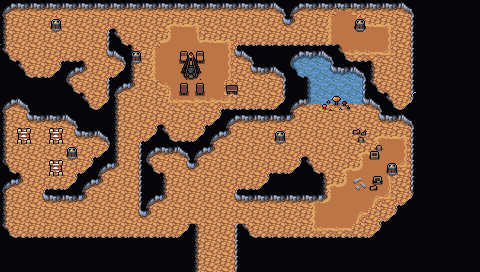

Rendered tile map (Tiled .tmx) drawn with the repository's tilesets; below, a short description and the map source with its tile grids summarised:
An orthogonal 30x17 tile map with 16x16 px tiles, 4 tile layers (Background, Walls, Foreground, Clutter), 3 tilesets and 26 objects.

<map version="1.10" tiledversion="1.10.2" orientation="orthogonal" renderorder="right-down" width="30" height="17" tilewidth="16" tileheight="16" infinite="0" nextlayerid="8" nextobjectid="78">
 <editorsettings>
  <export target="wastetown..tmx" format="tmx" />
 </editorsettings>
 <tileset firstgid="1" source="../../../../common/maps/tileset/main.tsx" />
 <tileset firstgid="10113" source="../../../../common/maps/tileset/buildings.tsx" />
 <tileset firstgid="11905" source="../../../../common/maps/tileset/dungeon.tsx" />
 <layer id="1" name="Background" width="30" height="17">
  <data>[510 cells, 494 non-empty, 5 distinct tile ids]</data>
 </layer>
 <layer id="2" name="Walls" width="30" height="17">
  <data>[510 cells, 338 non-empty, 33 distinct tile ids]</data>
 </layer>
 <layer id="3" name="Foreground" width="30" height="17">
  <data>[510 cells, 217 non-empty, 27 distinct tile ids]</data>
 </layer>
 <layer id="7" name="Clutter" width="30" height="17">
  <properties>
   <property name="spriteLayer" type="bool" value="true" />
  </properties>
  <data>[510 cells, 22 non-empty, 19 distinct tile ids]</data>
 </layer>
 <objectgroup id="4" name="Objects">
  <object id="38" template="../../../../common/maps/obj/entry_up.tx" x="192" y="281" width="48" height="16">
   <properties>
    <property name="teleport" value="" />
   </properties>
  </object>
  <object id="49" template="../../../../common/maps/obj/gold.tx" x="390.871" y="48.703" />
  <object id="51" template="../../../../common/maps/obj/treasure.tx" x="392.159" y="96.1103" />
  <object id="55" template="../../../../common/maps/obj/gold.tx" x="390.667" y="66.3333" />
  <object id="56" template="../../../../common/maps/obj/gold.tx" x="391.333" y="28" />
  <object id="57" template="../../../../common/maps/obj/gold.tx" x="343.667" y="164.667" />
  <object id="58" template="../../../../common/maps/obj/gold.tx" x="39" y="60" />
  <object id="59" template="../../../../common/maps/obj/waypoint.tx" x="123.333" y="116.667" />
  <object id="60" template="../../../../common/maps/obj/waypoint.tx" x="113.333" y="233" />
  <object id="61" template="../../../../common/maps/obj/waypoint.tx" x="13.6667" y="231" />
  <object id="62" template="../../../../common/maps/obj/waypoint.tx" x="20.3333" y="199.333" />
  <object id="63" template="../../../../common/maps/obj/waypoint.tx" x="191.667" y="211.333" />
  <object id="64" template="../../../../common/maps/obj/waypoint.tx" x="292.667" y="145" />
  <object id="65" template="../../../../common/maps/obj/waypoint.tx" x="378.333" y="146.667" />
  <object id="66" template="../../../../common/maps/obj/waypoint.tx" x="318" y="230.667" />
  <object id="67" template="../../../../common/maps/obj/enemy.tx" x="161" y="78.6667">
   <properties>
    <property name="effect" value="{ &quot;startBattleWithCard&quot;: [ &quot;Bedlam|USG&quot; ] }" />
    <property name="enemy" value="Bandit Leader" />
    <property name="threatRange" type="int" value="30" />
   </properties>
  </object>
  <object id="68" template="../../../../common/maps/obj/enemy.tx" x="120" y="141.667">
   <properties>
    <property name="enemy" value="Bandit Slingshot" />
    <property name="threatRange" type="int" value="30" />
   </properties>
  </object>
  <object id="69" template="../../../../common/maps/obj/waypoint.tx" x="70.3333" y="26.3333" />
  <object id="70" template="../../../../common/maps/obj/waypoint.tx" x="252.667" y="29.6667" />
  <object id="71" template="../../../../common/maps/obj/waypoint.tx" x="378.667" y="44.3333" />
  <object id="72" template="../../../../common/maps/obj/enemy.tx" x="351" y="160.333">
   <properties>
    <property name="enemy" value="Bandit Scoundrel" />
    <property name="threatRange" type="int" value="30" />
    <property name="waypoints" value="65,66,63,60,61,62,61,60,63,64" />
   </properties>
  </object>
  <object id="73" template="../../../../common/maps/obj/enemy.tx" x="26.3333" y="163.667">
   <properties>
    <property name="enemy" value="Bandit Archer" />
    <property name="spawn.Normal" type="bool" value="true" />
    <property name="threatRange" type="int" value="50" />
   </properties>
  </object>
  <object id="74" template="../../../../common/maps/obj/enemy.tx" x="150.667" y="26">
   <properties>
    <property name="enemy" value="Bandit Scoundrel" />
    <property name="threatRange" type="int" value="30" />
    <property name="waypoints" value="69,70,71,70" />
   </properties>
  </object>
  <object id="75" template="../../../../common/maps/obj/manashards.tx" x="174" y="138" />
  <object id="76" template="../../../../common/maps/obj/manashards.tx" x="85.3333" y="91" />
  <object id="77" template="../../../../common/maps/obj/booster.tx" x="223.667" y="95.3333">
   <properties>
    <property name="reward">[
  {
    "editions": [ "NMS", "PCY", "6ED" ],
    "type": "card",
    "count": 10,
    "rarity": [ "Common" ]
  },
  {
    "editions": [ "NMS", "PCY", "6ED" ],
    "type": "card",
    "count": 3,
    "rarity": [ "Uncommon" ]
  },
  {
    "editions": [ "NMS", "PCY", "6ED" ],
    "type": "card",
    "count": 3,
    "rarity": [ "Rare" ]
  }
]
</property>
   </properties>
  </object>
 </objectgroup>
</map>
